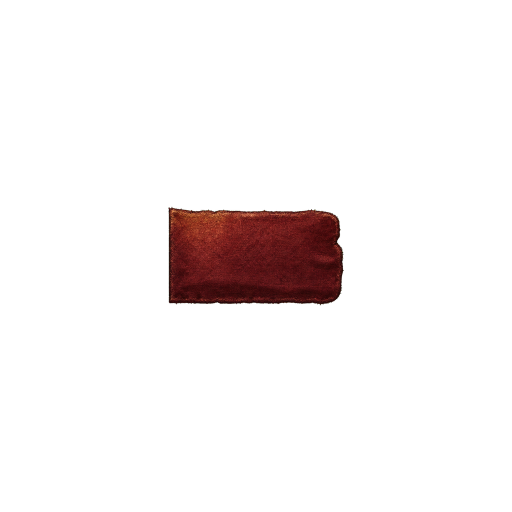
#> input picture assets/source/quests/ql-b2/QuestLogSelectionBookmark_Master_v1.png, 1024 x 1024 px (shown at 1/2 size)
$ python build_quest_log_selection_bookmark_v1.py
#> lines starting #> are read from the running program, lines starting #| are printed output that depends on the picture; after the words box and inside, x2 and y2 are one past the last pixel; in counts of white or black regions, pixels touching at a corner belong together
#!/usr/bin/env python3
"""Build the accepted QL-B2 selection atlas and real-layout previews.

The accepted 1024 x 1024 source is immutable. This exporter crops only its
visible Alpha bounds, scales the object proportionally to 24 x 14 pixels,
derives hover and pressed RGB with the accepted fixed formulas, preserves
pixel-identical Alpha, and places the three states plus one transparent
reserved cell in a 128 x 16 RGBA TGA.

The three review images are rendered from the exported atlas at the exact
Quest Log row geometry. They therefore exercise the same padding, UV cells,
z-order, and pressed anchor offset used by the Lua adapter.
"""

from __future__ import annotations

import argparse
import hashlib
import importlib.util
import json
import struct
from fractions import Fraction
from pathlib import Path
from typing import Any, Callable

from PIL import Image, ImageDraw


ROOT = Path(__file__).resolve().parents[1]
SOURCE = (
    ROOT
    / "assets"
    / "source"
    / "quests"
    / "ql-b2"
    / "QuestLogSelectionBookmark_Master_v1.png"
)
SOURCE_MANIFEST = SOURCE.with_name("QL-B2_SourceManifest_v1.json")
RUNTIME = (
    ROOT
    / "addon"
    / "AzerothExpeditionUI"
    / "Media"
    / "Quests"
    / "QuestLogSelectionBookmarkV1.tga"
)
RUNTIME_MANIFEST = SOURCE.with_name("QL-B2_RuntimeManifest_v1.json")
PREVIEW_DIR = (
    ROOT
    / "generated"
    / "quests"
    / "QL-B2"
    / "v1"
    / "accepted"
    / "previews"
)
ATLAS_PREVIEW = (
    PREVIEW_DIR / "QL-B2_V1_r4_bboxfit_runtime_atlas.png"
)
REAL_LAYOUT_PREVIEWS = {
    "selected": (
        PREVIEW_DIR / "QL-B2_V1_r4_bboxfit_selected_676x464.png"
    ),
    "selected-hover": (
        PREVIEW_DIR / "QL-B2_V1_r4_bboxfit_selected-hover_676x464.png"
    ),
    "selected-pressed": (
        PREVIEW_DIR / "QL-B2_V1_r4_bboxfit_selected-pressed_676x464.png"
    ),
}
QL_B1_BUILDER = ROOT / "tools" / "build_quest_log_directory_marks_v1.py"
B1_ATLAS = (
    ROOT
    / "addon"
    / "AzerothExpeditionUI"
    / "Media"
    / "Quests"
    / "QuestLogDirectoryMarksV1.tga"
)
B1_MANIFEST = (
    ROOT
    / "assets"
    / "source"
    / "quests"
    / "ql-b1"
    / "QL-B1_RuntimeManifest_v1.json"
)

EXPECTED_SOURCE_SHA256 = (
    "4f8955410ecfaac6697cabeb9bd076d4bd0f5b5adcc97964cee0b7b49d38efaa"
)
EXPECTED_SOURCE_SIZE = (1024, 1024)
EXPECTED_SOURCE_BBOX = (336, 413, 688, 611)
ATLAS_SIZE = (128, 16)
CELL_SIZE = (32, 16)
CONTENT_SIZE = (24, 14)
CONTENT_OFFSET = (4, 1)
STATE_ORDER = (
    "selected",
    "selected-hover",
    "selected-pressed",
    "reserved-transparent",
)
SELECTED_ROW = 7
RESAMPLE = Image.Resampling.LANCZOS


def load_ql_b1_builder() -> Any:
    """Load the repository builder without colliding with a site-package."""
    spec = importlib.util.spec_from_file_location(
        "aeui_ql_b1_builder",
        QL_B1_BUILDER,
    )
    if spec is None or spec.loader is None:
        raise ImportError(f"cannot load QL-B1 builder: {QL_B1_BUILDER}")
    module = importlib.util.module_from_spec(spec)
    spec.loader.exec_module(module)
    return module


def sha256(path: Path) -> str:
    digest = hashlib.sha256()
    with path.open("rb") as handle:
        for chunk in iter(lambda: handle.read(1024 * 1024), b""):
            digest.update(chunk)
    return digest.hexdigest()


def display_path(path: Path) -> str:
    return path.resolve().relative_to(ROOT).as_posix()


# [7 lines left out: function alpha_evidence, not called in this run]


def green_spill_pixels(image: Image.Image) -> int:
    count = 0
    pixels = (
        image.get_flattened_data()
        if hasattr(image, "get_flattened_data")
        else image.getdata()
    )
    for red, green, blue, alpha in pixels:
        if alpha > 0 and red <= 32 and green >= 224 and blue <= 32:
            count += 1
    return count


def visible_bbox(image: Image.Image) -> list[int] | None:
    bounds = image.getchannel("A").getbbox()
    return list(bounds) if bounds else None


def clear_transparent_rgb(image: Image.Image) -> Image.Image:
    red, green, blue, alpha = image.convert("RGBA").split()
    visible = alpha.point(lambda value: 255 if value else 0)
    zero = Image.new("L", image.size, 0)
    return Image.merge(
        "RGBA",
        (
            Image.composite(red, zero, visible),
            Image.composite(green, zero, visible),
            Image.composite(blue, zero, visible),
            alpha,
        ),
    )


def validate_source(path: Path, image: Image.Image) -> None:
    if sha256(path) != EXPECTED_SOURCE_SHA256:
        raise ValueError("QL-B2 source SHA-256 does not match the accepted asset")
    if image.size != EXPECTED_SOURCE_SIZE:
        raise ValueError(
            f"QL-B2 source must be {EXPECTED_SOURCE_SIZE}, got {image.size}"
        )
    if image.mode != "RGBA":
        raise ValueError(f"QL-B2 source must be RGBA, got {image.mode}")
    if image.getchannel("A").getbbox() != EXPECTED_SOURCE_BBOX:
        raise ValueError(
            "QL-B2 source visible bounds do not match the accepted bbox-fit asset"
        )
    if green_spill_pixels(image):
        raise ValueError("QL-B2 source contains visible chroma-key green")


def scale_source(image: Image.Image) -> Image.Image:
    bounds = image.getchannel("A").getbbox()
    if not bounds:
        raise ValueError("QL-B2 source has no visible pixels")
    visible = clear_transparent_rgb(image.crop(bounds))
    ratio = min(
        Fraction(CONTENT_SIZE[0], visible.width),
        Fraction(CONTENT_SIZE[1], visible.height),
    )

    def round_half_up(value: Fraction) -> int:
        return (value.numerator * 2 + value.denominator) // (
            value.denominator * 2
        )

    size = (
        max(1, round_half_up(visible.width * ratio)),
        max(1, round_half_up(visible.height * ratio)),
    )
    if size != CONTENT_SIZE:
        raise ValueError(
            f"accepted QL-B2 source must export to {CONTENT_SIZE}, got {size}"
        )
    return clear_transparent_rgb(visible.resize(size, RESAMPLE))


def selected_rgb(red: int, green: int, blue: int) -> tuple[int, int, int]:
    return red, green, blue


def hover_rgb(red: int, green: int, blue: int) -> tuple[int, int, int]:
    return (
        min(255, round(red * 1.07 + 2)),
        min(255, round(green * 1.04 + 1)),
        round(blue * 0.96),
    )


def pressed_rgb(red: int, green: int, blue: int) -> tuple[int, int, int]:
    return (
        round(red * 0.82),
        round(green * 0.80),
        round(blue * 0.78),
    )


def derive_state(
    base: Image.Image,
    transform: Callable[[int, int, int], tuple[int, int, int]],
) -> Image.Image:
    output = base.copy()
    pixels = output.load()
    for y in range(output.height):
        for x in range(output.width):
            red, green, blue, alpha = pixels[x, y]
            if alpha == 0:
                pixels[x, y] = (0, 0, 0, 0)
            else:
                out_red, out_green, out_blue = transform(red, green, blue)
                pixels[x, y] = (
                    out_red,
                    out_green,
                    out_blue,
                    alpha,
                )
    return clear_transparent_rgb(output)


def build_atlas(
    source: Image.Image,
) -> tuple[Image.Image, dict[str, dict[str, Any]]]:
    base = scale_source(source)
    sprites = {
        "selected": derive_state(base, selected_rgb),
        "selected-hover": derive_state(base, hover_rgb),
        "selected-pressed": derive_state(base, pressed_rgb),
    }
    alpha_bytes = sprites["selected"].getchannel("A").tobytes()
    for state in ("selected-hover", "selected-pressed"):
        if sprites[state].getchannel("A").tobytes() != alpha_bytes:
            raise ValueError(f"{state} Alpha differs from selected")

    atlas = Image.new("RGBA", ATLAS_SIZE, (0, 0, 0, 0))
    records: dict[str, dict[str, Any]] = {}
    for index, state in enumerate(STATE_ORDER):
        cell_left = index * CELL_SIZE[0]
        cell_box = (
            cell_left,
            0,
            cell_left + CELL_SIZE[0],
            CELL_SIZE[1],
        )
        content_box = (
            cell_left + CONTENT_OFFSET[0],
            CONTENT_OFFSET[1],
            cell_left + CONTENT_OFFSET[0] + CONTENT_SIZE[0],
            CONTENT_OFFSET[1] + CONTENT_SIZE[1],
        )
        if state != "reserved-transparent":
            atlas.alpha_composite(
                sprites[state],
                (content_box[0], content_box[1]),
            )
        records[state] = {
            "component": (
                "QUEST.LOG.SELECTION"
                if state != "reserved-transparent"
                else None
            ),
            "runtime_cell_xyxy": list(cell_box),
            "runtime_content_xyxy": list(content_box),
            "runtime_display_size": (
                list(CONTENT_SIZE)
                if state != "reserved-transparent"
                else [0, 0]
            ),
            "texcoord": {
                "left": cell_box[0] / ATLAS_SIZE[0],
                "right": cell_box[2] / ATLAS_SIZE[0],
                "top": 0.0,
                "bottom": 1.0,
            },
            "content_texcoord": {
                "left": content_box[0] / ATLAS_SIZE[0],
                "right": content_box[2] / ATLAS_SIZE[0],
                "top": content_box[1] / ATLAS_SIZE[1],
                "bottom": content_box[3] / ATLAS_SIZE[1],
            },
        }

    atlas = clear_transparent_rgb(atlas)
    reserved = atlas.crop(tuple(records["reserved-transparent"][
        "runtime_cell_xyxy"
    ]))
    if reserved.getbbox() is not None:
        raise ValueError("QL-B2 reserved atlas cell is not fully transparent")
    return atlas, records


# [22 lines left out: functions load_b1_runtime, paste_b1_sprite, state_cell, not called in this run]


def render_real_layout_preview(
    state: str,
    atlas: Image.Image,
    records: dict[str, dict[str, Any]],
) -> Image.Image:
    ql_b1 = load_ql_b1_builder()
    with Image.open(ql_b1.SHELL_RUNTIME) as opened:
        shell_atlas = opened.convert("RGBA")
    preview = shell_atlas.crop((0, 0, *ql_b1.SHELL_DISPLAY_SIZE))
    b1_atlas, b1_records = load_b1_runtime()
    draw = ImageDraw.Draw(preview, "RGBA")
    title_font = ql_b1.font(ql_b1.TITLE_FONT, 15)
    row_font = ql_b1.font(ql_b1.ROW_FONT, 10)
    row_header_font = ql_b1.font(ql_b1.ROW_FONT, 11)
    body_font = ql_b1.font(ql_b1.BODY_FONT, 9)
    body_heading_font = ql_b1.font(ql_b1.TITLE_FONT, 11)

    ql_b1.draw_text(
        draw,
        (300, 27),
        "任务日志",
        title_font,
        (49, 26, 16, 255),
    )
    ql_b1.draw_text(
        draw,
        (76, 49),
        "任务  18 / 20",
        row_font,
        (76, 43, 25, 235),
    )

    bookmark = state_cell(atlas, records[state])
    for index, (kind, label, tracked) in enumerate(ql_b1.QUEST_ROWS):
        row_x = ql_b1.LIST_ORIGIN[0]
        row_y = ql_b1.LIST_ORIGIN[1] + index * ql_b1.ROW_STEP

        if index == SELECTED_ROW:
            # A 32 x 16 Texture is centered on the 224 x 15 row. The visible
            # sprite begins at x=-8 after 4 px left padding. In raster space,
            # the runtime y=-1 pressed anchor moves the Texture down by 1 px.
            texture_y = row_y - 1
            if state == "selected-pressed":
                texture_y += 1
            preview.alpha_composite(bookmark, (row_x - 12, texture_y))

        if kind == "header-expanded":
            paste_b1_sprite(
                preview,
                b1_atlas,
                b1_records["expanded"],
                (row_x + 1, row_y + 1),
            )
            ql_b1.draw_text(
                draw,
                (row_x + 16, row_y + 1),
                label,
                row_header_font,
                (72, 38, 19, 255),
            )
        elif kind == "header-collapsed":
            paste_b1_sprite(
                preview,
                b1_atlas,
                b1_records["collapsed"],
                (row_x + 1, row_y + 1),
            )
            ql_b1.draw_text(
                draw,
                (row_x + 16, row_y + 1),
                label,
                row_header_font,
                (72, 38, 19, 255),
            )
        else:
            mark = "tracked" if tracked else "untracked"
            paste_b1_sprite(
                preview,
                b1_atlas,
                b1_records[mark],
                (row_x + ql_b1.ROW_BOX[0] - 12, row_y + 2),
            )
            row_color = (
                (57, 30, 19, 255)
                if index == SELECTED_ROW
                else (
                    (62, 39, 23, 255)
                    if tracked
                    else (89, 61, 38, 235)
                )
            )
            ql_b1.draw_text(
                draw,
                (row_x + 18, row_y + 2),
                label,
                row_font,
                row_color,
            )

    detail_left = 374
    detail_width = 226
    ql_b1.draw_text(
        draw,
        (detail_left, 68),
        "达基萨斯将军之死",
        title_font,
        (55, 28, 17, 255),
    )
    ql_b1.draw_text(
        draw,
        (detail_left, 91),
        "黑石塔上层",
        row_font,
        (105, 57, 28, 235),
    )
    description = (
        "深入黑石塔上层，击败达基萨斯将军，并将他的首级带回暴风城。"
        "这份远征卷宗经过反复翻阅，边缘仍留有旧日战火的痕迹。"
    )
    y = 111
    for line in ql_b1.wrap_text(
        draw,
        description,
        body_font,
        detail_width,
    ):
        ql_b1.draw_text(
            draw,
            (detail_left, y),
            line,
            body_font,
            (69, 48, 31, 245),
        )
        y += 13
    y += 5
    ql_b1.draw_text(
        draw,
        (detail_left, y),
        "任务目标",
        body_heading_font,
        (64, 31, 18, 255),
    )
    y += 19
    for line in (
        "• 达基萨斯将军的首级  0 / 1",
        "• 返回暴风城复命",
        "• 小队成员必须存活",
    ):
        ql_b1.draw_text(
            draw,
            (detail_left, y),
            line,
            body_font,
            (74, 49, 31, 245),
        )
        y += 14
    y += 5
    ql_b1.draw_text(
        draw,
        (detail_left, y),
        "奖励",
        body_heading_font,
        (64, 31, 18, 255),
    )
    y += 19
    ql_b1.draw_text(
        draw,
        (detail_left, y),
        "你将获得：  9 金  80 银",
        body_font,
        (74, 49, 31, 245),
    )

    # QL-C controls remain the current non-authoritative fallback.
    for x, label in ((62, "放弃任务"), (145, "共享任务"), (228, "退出")):
        draw.rounded_rectangle(
            (x, 421, x + 78, 441),
            radius=3,
            fill=(51, 34, 25, 220),
            outline=(116, 78, 44, 235),
            width=1,
        )
        bounds = draw.textbbox((0, 0), label, font=row_font)
        ql_b1.draw_text(
            draw,
            (x + (78 - (bounds[2] - bounds[0])) // 2, 425),
            label,
            row_font,
            (225, 184, 108, 255),
        )
    ql_b1.draw_text(
        draw,
        (314, 425),
        "›",
        title_font,
        (82, 47, 27, 255),
    )
    return preview


def save_png(image: Image.Image, destination: Path) -> None:
    destination.parent.mkdir(parents=True, exist_ok=True)
    image.save(destination, format="PNG", optimize=True)


def save_tga(image: Image.Image, destination: Path) -> None:
    destination.parent.mkdir(parents=True, exist_ok=True)
    image.save(destination, format="TGA")


# [37 lines left out: functions tga_header, update_source_manifest, not called in this run]


def parse_args() -> argparse.Namespace:
    parser = argparse.ArgumentParser()
    parser.add_argument("--source", type=Path, default=SOURCE)
    parser.add_argument("--source-manifest", type=Path, default=SOURCE_MANIFEST)
    parser.add_argument("--runtime", type=Path, default=RUNTIME)
    parser.add_argument("--manifest", type=Path, default=RUNTIME_MANIFEST)
    parser.add_argument("--atlas-preview", type=Path, default=ATLAS_PREVIEW)
    parser.add_argument(
        "--preview-dir",
        type=Path,
        default=PREVIEW_DIR,
    )
    return parser.parse_args()


def main() -> None:
    args = parse_args()
    with Image.open(args.source) as opened:
#> opened is the input picture: PIL image 1024x1024 RGBA; mean R, G, B, A 5.8, 1.6, 1.4, 15.4
        source = opened.convert("RGBA")
    validate_source(args.source, source)
#> after the loop in green_spill_pixels, `for red, green, blue, alpha in pixels:`: count = 0
    atlas, records = build_atlas(source)
#> in scale_source, `bounds = image.getchannel("A").getbbox()`: bounds = (336, 413, 688, 611)
#> in clear_transparent_rgb, `red, green, blue, alpha = image.convert("RGBA").split()`:
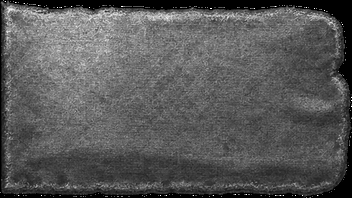
#> red: PIL image 352x198 L; min 0, max 255, mean 87.9
#> in clear_transparent_rgb, `red, green, blue, alpha = image.convert("RGBA").split()`:
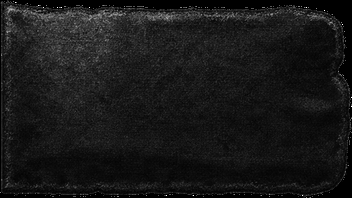
#> green: PIL image 352x198 L; min 0, max 255, mean 24
#> in clear_transparent_rgb, `red, green, blue, alpha = image.convert("RGBA").split()`:
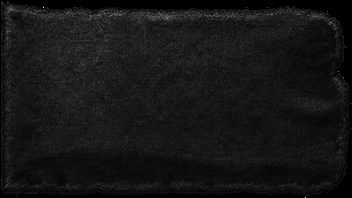
#> blue: PIL image 352x198 L; min 0, max 255, mean 21.5
#> in clear_transparent_rgb, `visible = alpha.point(lambda value: 255 if value else 0)`:
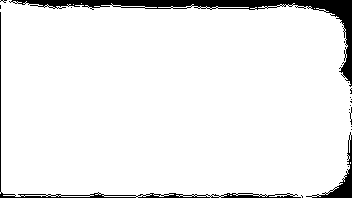
#> visible: PIL image 352x198 L; 93.3% white; 21 black regions (17 under 20 px), largest, box (x1, y1, x2, y2) and area: (9, 0, 352, 87) 3104, (0, 12, 301, 198) 987, (306, 132, 352, 198) 530, (349, 107, 352, 125) 20
#> in clear_transparent_rgb, `return Image.merge( "RGBA", ( Image.composite(red, zero, visible), Ima..`:
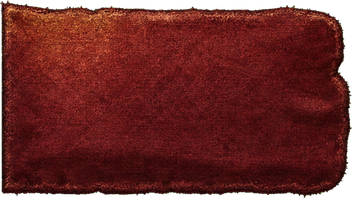
#> returned value: PIL image 352x198 RGBA; mean R, G, B, A 87.9, 24, 21.5, 231.9; transparent parts drawn white
#> after the loop in build_atlas, `for index, state in enumerate(STATE_ORDER):`:
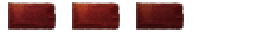
#> atlas: PIL image 128x16 RGBA (shown 2 times larger); mean R, G, B, A 45.6, 12.6, 10.7, 114.9; transparent parts drawn white
#> after the loop in build_atlas, `for index, state in enumerate(STATE_ORDER):`: records = 4 items
#> in clear_transparent_rgb (call 6), `red, green, blue, alpha = image.convert("RGBA").split()`:
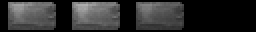
#> red: PIL image 128x16 L (shown 2 times larger); min 0, max 175, mean 45.6
#> (the rest of the program and of its run is left out)
